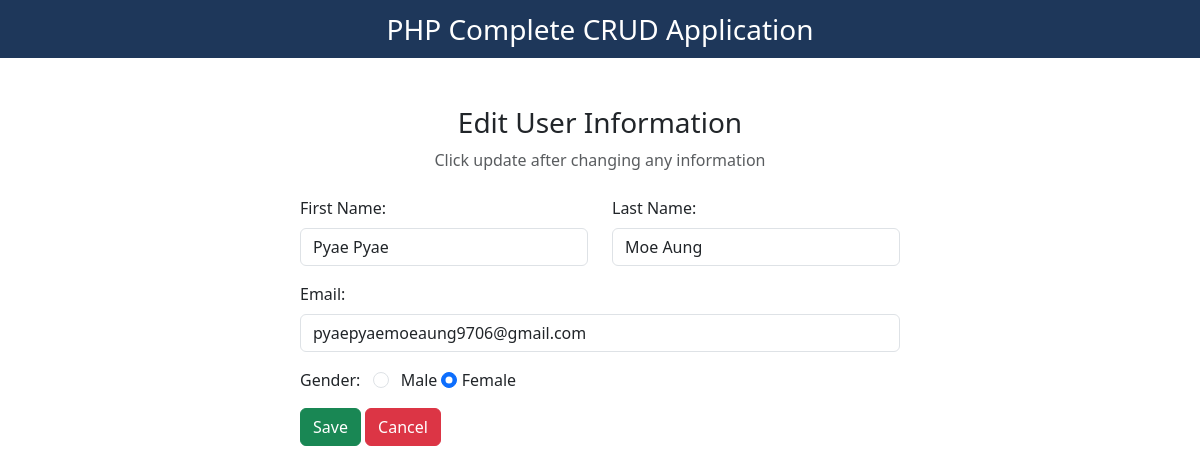
Screenshot of /edit.php?id=6 with the database file from the repository.
### tables this page shows
CREATE TABLE `crud` (
  `id` int(11) NOT NULL,
  `first_name` varchar(255) NOT NULL,
  `last_name` varchar(255) NOT NULL,
  `email` varchar(255) NOT NULL,
  `gender` varchar(255) NOT NULL
);

### edit.php (the view, shortened to what this page needs)
<?php
include "db_conn.php";
$id = $_GET["id"];
?>
<!doctype html>
<html lang="en">
  <head>
    <link href="https://cdn.jsdelivr.net/npm/bootstrap@5.3.0/dist/css/bootstrap.min.css" rel="stylesheet">
    <link rel="stylesheet" href="https://cdnjs.cloudflare.com/ajax/libs/font-awesome/6.4.0/css/all.min.css" />
  </head>
  <body>
    <nav class="navbar navbar-light justify-content-center fs-3 mb-5" style="background-color: #1E375A;color:white;">
          PHP Complete CRUD Application
    </nav>
    <div class="container">
        <div class="text-center mb-4">
            <h3>Edit User Information</h3>
            <p class="text-muted">Click update after changing any information</p>
        </div>
        <?php
        $sql = "SELECT * FROM `crud` WHERE id = $id LIMIT 1";
        $result = mysqli_query($conn, $sql);
        $row = mysqli_fetch_assoc($result);
        ?>
        <div class="container d-flex justify-content-center">
            <form action="" method="post" style="width:50vw;min-width:300px;">
                <div class="row mb-3">
                    <div class="col">
                        <label class="form-label">First Name:</label>
                        <input type="text" class="form-control" name="first_name" value="<?php echo $row[
                          "first_name"
                        ]; ?>">
                    </div>
                    <div class="col">
                        <label class="form-label">Last Name:</label>
                        <input type="text" class="form-control" name="last_name" value="<?php echo $row[
                          "last_name"
                        ]; ?>">
                    </div>
                </div>
                <div class="mb-3">
                    <label class="form-label">Email:</label>
                    <input type="email" class="form-control" name="email" value="<?php echo $row[
                      "email"
                    ]; ?>">
                </div>
                <div class="form-group mb-3">
                    <label>Gender:</label>
                    <input type="radio" class="form-check-input mx-2" name="gender" id="male" value="male" <?php echo $row[
                      "gender"
                    ] == "male"
                      ? "checked"
                      : ""; ?>>
                    <label for="male" class="form-input-label">Male</label>
                    <input type="radio" class="form-check-input" name="gender" id="female" value="female" <?php echo $row[
                      "gender"
                    ] == "female"
                      ? "checked"
                      : ""; ?>>
                    <label for="female" class="form-input-label">Female</label>
                </div>
                <div>
                    <button type="submit" class="btn btn-success" name="submit">Save</button>
                    <a href="index.php" class="btn btn-danger">Cancel</a>
                </div>
            </form>
        </div>
    </div>
  </body>
</html>

### rows the page displays
crud: first_name "Pyae Pyae", last_name "Moe Aung", email "pyaepyaemoeaung9706@gmail.com", gender "☐ Male", gender "☑ Female"
